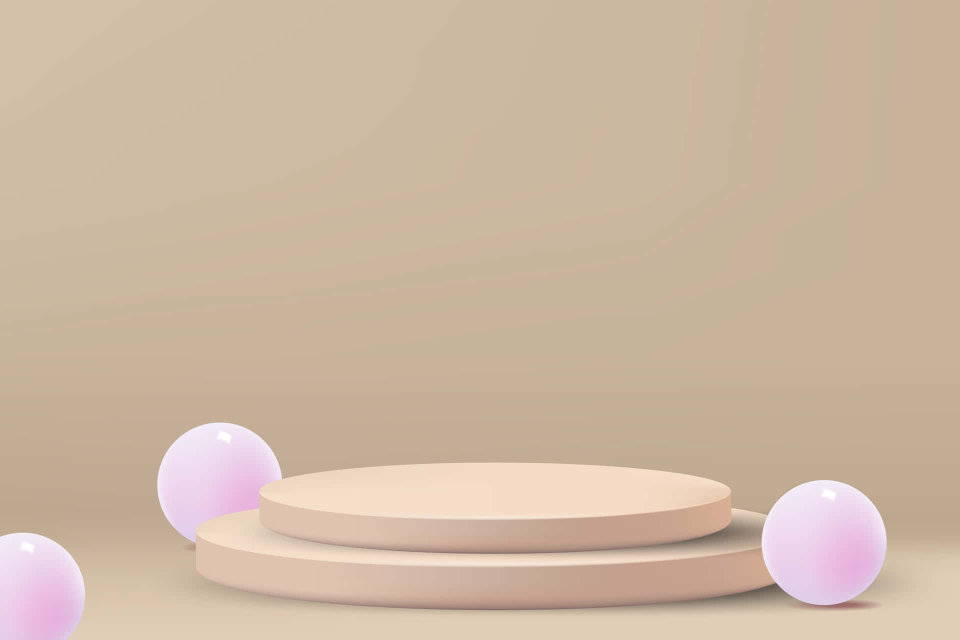
#> input picture Selling_Graph_Maker/events/background.jpg, 1920 x 1280 px (shown at 1/2 size)
$ python -i Selling_Image.py   (imports and definitions only)
#> lines starting #> are read from the running program, lines starting #| are printed output that depends on the picture; after the words box and inside, x2 and y2 are one past the last pixel; in counts of white or black regions, pixels touching at a corner belong together
#> further down, picture is the input picture: PIL image 1920x1280 RGB; mean R, G, B 204.8, 183.9, 162.7
import os
import numpy as np
import cv2
from PIL import Image, ImageDraw, ImageFont, ImageColor, ImageFilter

# ---------------------------------------------------------
# 1. 图像处理工具函数
# ---------------------------------------------------------

def local_remove_bg(pil_img):
    cv_img = cv2.cvtColor(np.array(pil_img.convert('RGBA')), cv2.COLOR_RGBA2BGRA)
    gray = cv2.cvtColor(cv_img[:, :, :3], cv2.COLOR_BGR2GRAY)
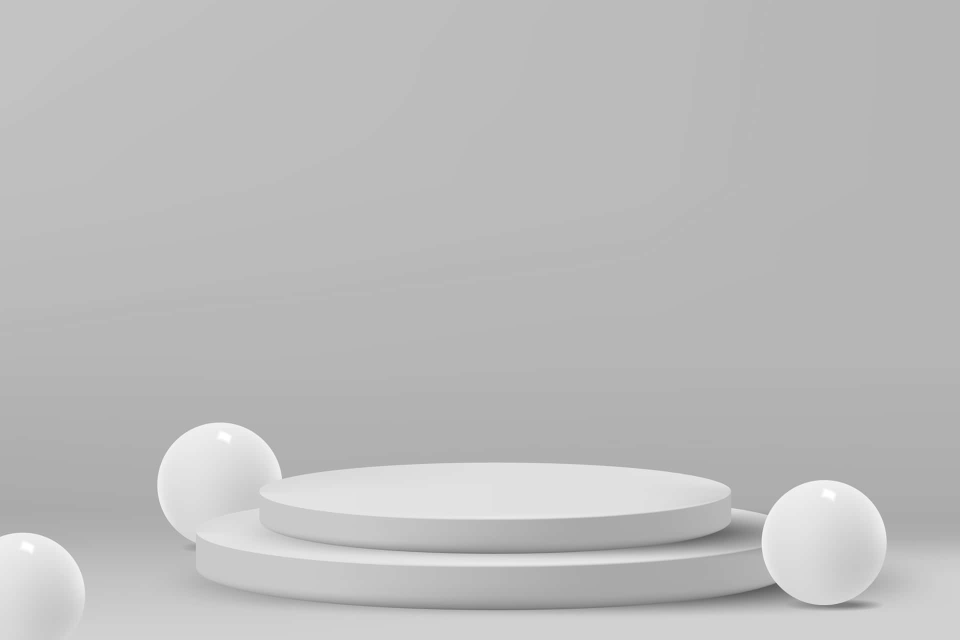
#> gray: shape (1280, 1920) (shown at 1/2 size); min 63, max 255, mean 187.9
    _, mask = cv2.threshold(gray, 252, 255, cv2.THRESH_BINARY_INV) # 提高阈值保留更多细节
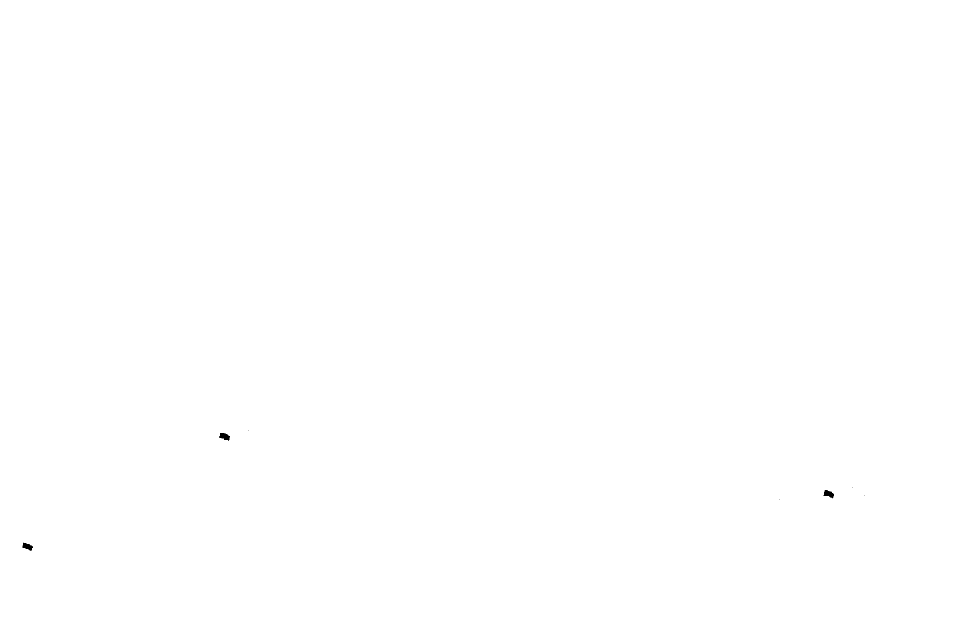
#> mask: shape (1280, 1920) (shown at 1/2 size); 100% white; 7 black regions (4 under 20 px), largest, box (x1, y1, x2, y2) and area: (438, 866, 460, 882) 222, (1647, 980, 1668, 997) 215, (45, 1085, 66, 1102) 205

    kernel = np.ones((3,3), np.uint8)
    mask = cv2.erode(mask, kernel, iterations=1)
#> mask: shape (1280, 1920); 100% white; 7 black regions (4 under 20 px), largest, box (x1, y1, x2, y2) and area: (437, 865, 461, 883) 302, (1646, 979, 1669, 998) 295, (44, 1084, 67, 1103) 285
    mask = cv2.GaussianBlur(mask, (3,3), 0)
    cv_img[:, :, 3] = mask
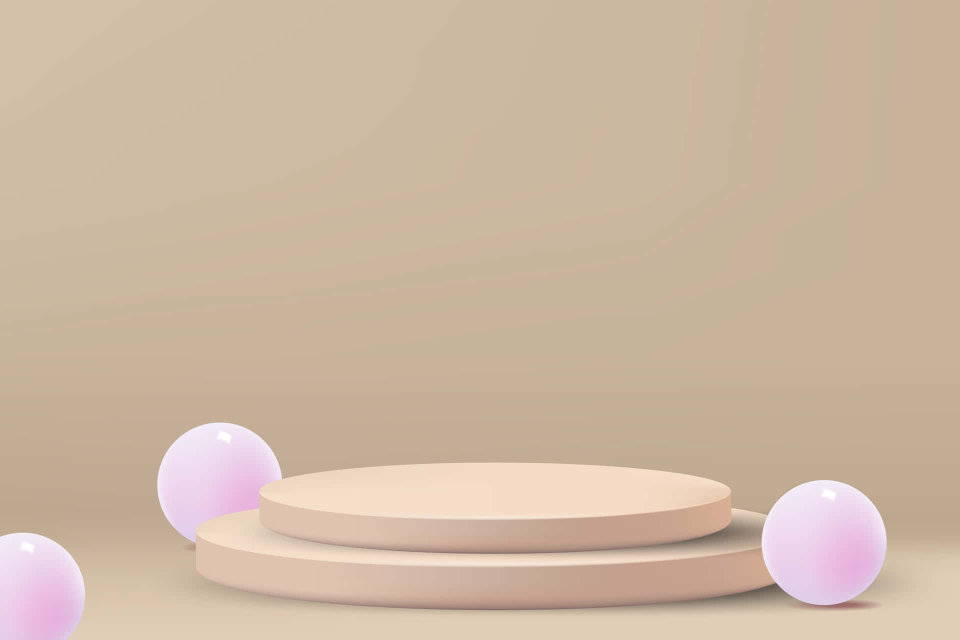
#> cv_img: shape (1280, 1920, 4) (shown at 1/2 size); mean B, G, R, A 162.7, 183.9, 204.8, 254.9
    return Image.fromarray(cv2.cvtColor(cv_img, cv2.COLOR_BGRA2RGBA))

# [168 lines left out: functions advanced_recolor, apply_product_to_center, process_event, main, not called in this run]

# [2 lines not run here, left out]

>>> from PIL import Image
>>> picture = Image.open('events/background.jpg')
>>> result = local_remove_bg(picture)
